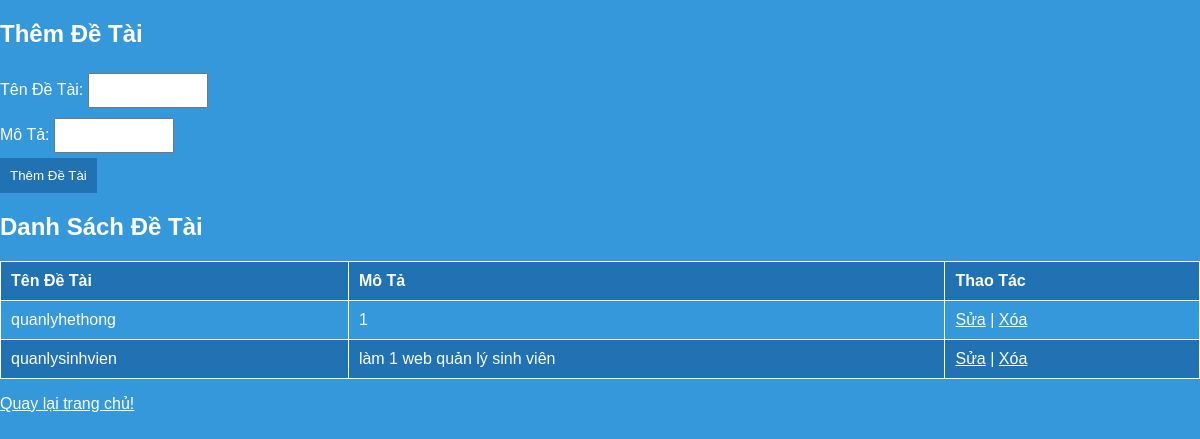
Before: /quandetai.php with the older database file.
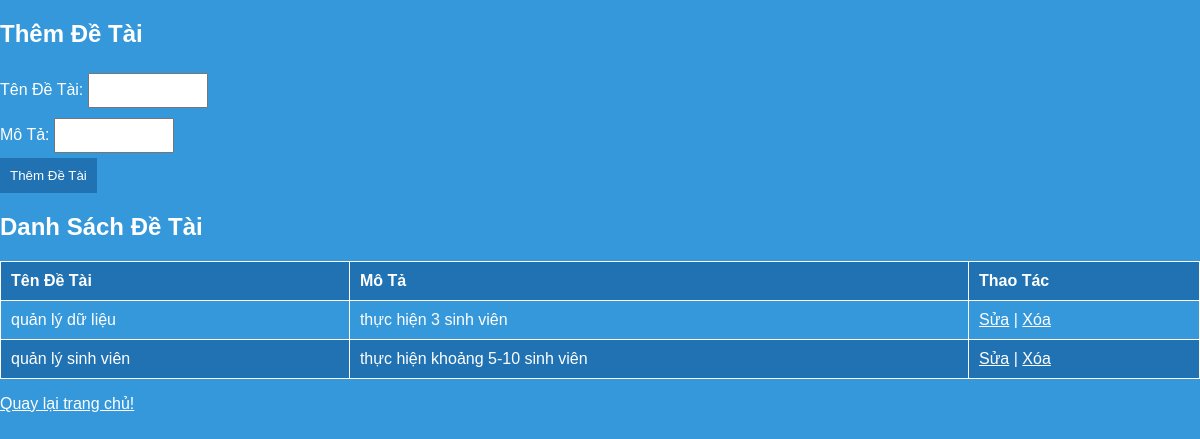
After: the same page with the newer database file.
### tables this page shows
CREATE TABLE `tendetai` (
  `tendetai` varchar(100) NOT NULL,
  `mota` varchar(100) NOT NULL
);

### quandetai.php (the view, shortened to what this page needs)
<!DOCTYPE html>
<html lang="en">
<head>
</head>
<body>
<?php
$editMode = false;
$mysqli = new mysqli('localhost', 'root', '', 'quanlysvtt');
?>
<?php if(!$editMode) { ?>
    <h2>Thêm Đề Tài</h2>
    <form action="xulydetai.php?action=them" method="post">
        <label for="tendetai">Tên Đề Tài:</label>
        <input type="text" id="tendetai" name="tendetai" required><br>
        <label for="mota">Mô Tả:</label>
        <input type="text" id="mota" name="mota" required><br>
        <input type="submit" value="Thêm Đề Tài">
    </form>
<?php } ?>
<h2>Danh Sách Đề Tài</h2>
<?php
$sqlList = "SELECT * FROM tendetai";
$resultList = $mysqli->query($sqlList);
if ($resultList->num_rows > 0) {
    echo "<table border='1'>";
    echo "<tr><th>Tên Đề Tài</th><th>Mô Tả</th><th>Thao Tác</th></tr>";
    while($rowList = $resultList->fetch_assoc()) {
        echo "<tr>";
        echo "<td>".$rowList["tendetai"]."</td>";
        echo "<td>".$rowList["mota"]."</td>";
        echo "<td>
                <a href='quandetai.php?action=sua&id=".$rowList["tendetai"]."'>Sửa</a> |
                <a href='xulydetai.php?action=xoa&id=".$rowList["tendetai"]."'>Xóa</a>
              </td>";
        echo "</tr>";
    }
    echo "</table>";
} else {
    echo "Không có đề tài nào.";
}
?>
<p><a href="index.php">Quay lại trang chủ!</a></p>
</body>
</html>

Changed rows visible on the page:
removed tendetai: tendetai "quanlyhethong", mota "1"
removed tendetai: tendetai "quanlysinhvien", mota "làm 1 web quản lý sinh viên"
added tendetai: tendetai "quản lý dữ liệu", mota "thực hiện 3 sinh viên"
added tendetai: tendetai "quản lý sinh viên", mota "thực hiện khoảng 5-10 sinh viên"
